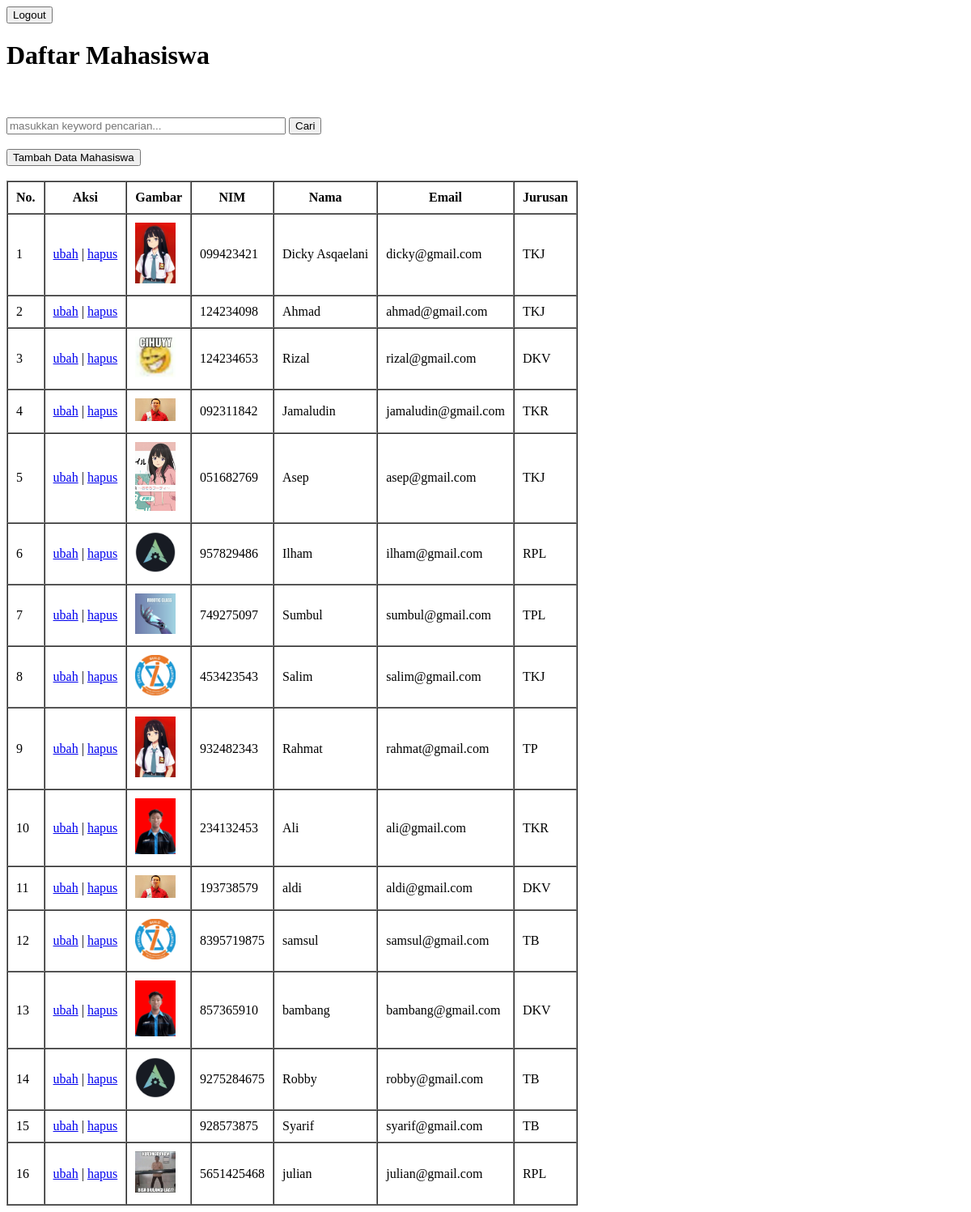
/pertemuan16/index.php (signed in), run on an earlier commit of the app's database.
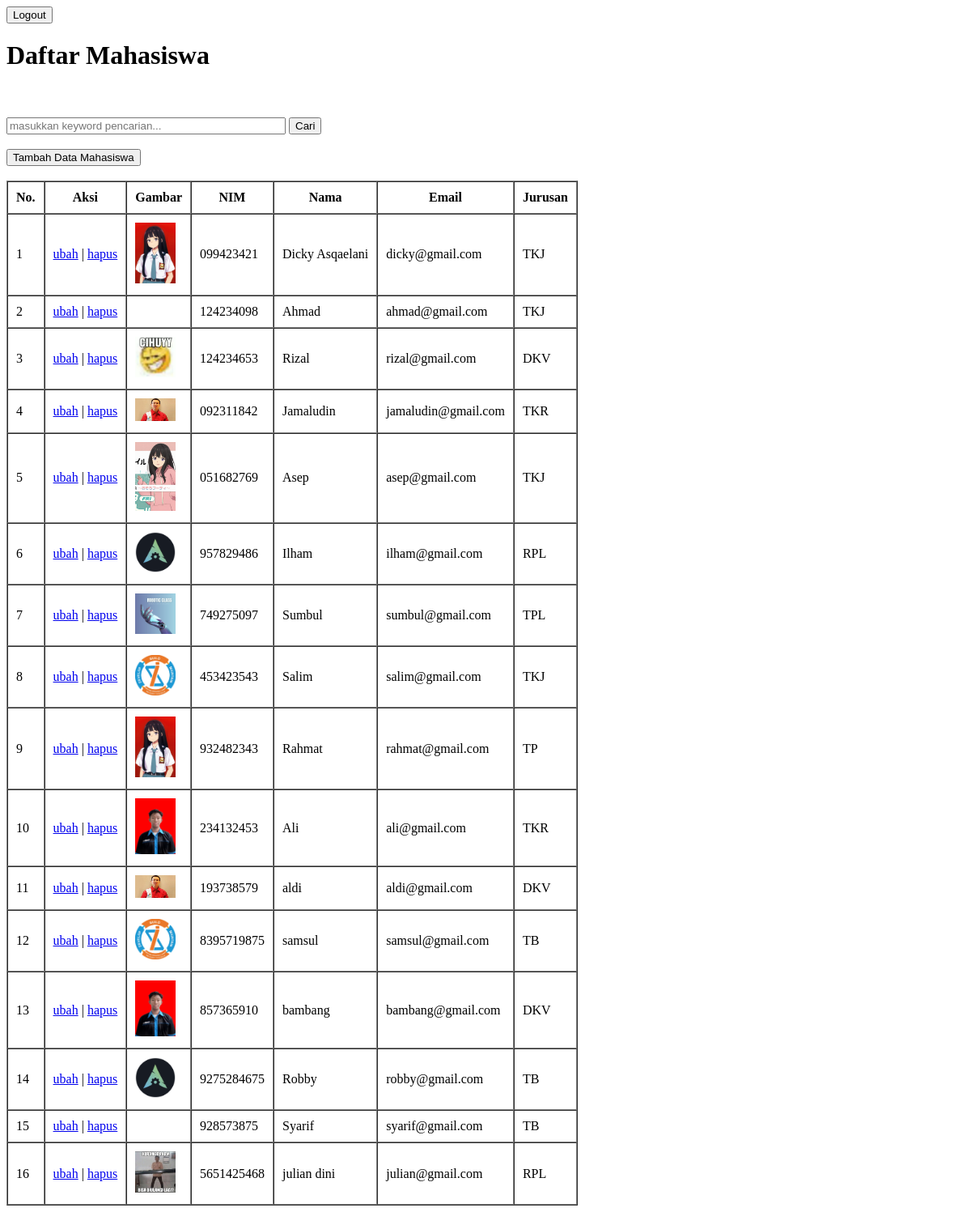
And on a later commit of the database.
### tables this page shows
CREATE TABLE `mahasiswa` (
  `id` int(11) NOT NULL,
  `nama` varchar(100) DEFAULT NULL,
  `nim` varchar(10) DEFAULT NULL,
  `email` varchar(100) DEFAULT NULL,
  `jurusan` varchar(100) DEFAULT NULL,
  `gambar` varchar(100) DEFAULT NULL
);

### pertemuan16/functions.php (called while the page is built, shortened)
<?php
$db = mysqli_connect('localhost', 'root', '', 'phpdasar');
function query($query)
{
    global $db;
    $result = mysqli_query($db, $query);
    $rows = [];
    while ($row = mysqli_fetch_assoc($result)) {
        $rows[] = $row;
    }
    return $rows;
}

### pertemuan16/index.php (the view, shortened to what this page needs)
<?php
$mahasiswa = query("SELECT * FROM mahasiswa");
?>
<!DOCTYPE html>
<html lang="en">
<head>
</head>
<body>
    <a href="logout.php"><button>Logout</button></a>
    <h1>Daftar Mahasiswa</h1>
    <br><br>
    <form action="" method="post">
        <input type="text" name="keyword" size="40" autofocus autocomplete="off" placeholder="masukkan keyword pencarian...">
        <button type="submit" name="cari">Cari</button>
    </form>
    <br>
        <a href="tambah.php"><button>Tambah Data Mahasiswa</button></a>
        <br><br>
        <table border="1" cellpadding="10" cellspacing="0">
            <tr>
                <th>No.</th>
                <th>Aksi</th>
                <th>Gambar</th>
                <th>NIM</th>
                <th>Nama</th>
                <th>Email</th>
                <th>Jurusan</th>
            </tr>
            <?php $i = 1; ?>
            <?php foreach ($mahasiswa as $row) : ?>
                <tr>
                    <td><?php echo $i; ?></td>
                    <td>
                        <a href="ubah.php?id=<?= $row['id']; ?>">ubah</a> |
                        <a href="hapus.php?id=<?= $row['id'];
                                                ?>" onclick="return confirm('apakah anda yakin ingin menghapus data?');">hapus</a>
                    </td>
                    <td><img src="img/<?= $row['gambar']; ?>" width="50" alt=""></td>
                    <td><?= $row['nim']; ?></td>
                    <td><?= $row['nama']; ?></td>
                    <td><?= $row['email']; ?></td>
                    <td><?= $row['jurusan']; ?></td>
                </tr>
                <?php $i++; ?>
            <?php endforeach; ?>
        </table>
</body>
</html>

What changed in the data, as far as the page shows it:
changed mahasiswa "julian@gmail.com": nama "julian" → "julian dini"
